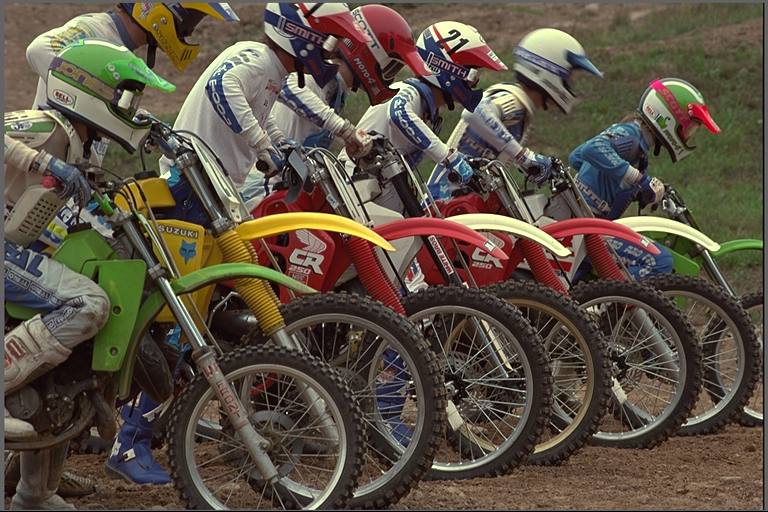
#> input picture Bikes.JPG, 768 x 512 px
$ python -i GradProj.py   (imports and definitions only)
#> lines starting #> are read from the running program, lines starting #| are printed output that depends on the picture
#> further down, picture is the input picture: PIL image 768x512 RGB; mean R, G, B 91.5, 81, 67.5
# Student: Krizia Houston Buck
# Faculty: Dr. Emre Celebi
# University of Central Arkansas
# Summer 2017
# Graduate Project
# GradProj.py (main file)

# PIL for manipulating images
import PIL
from PIL import Image
# time for stopwatch capability
import time
# Online K-Means python file
import OKM


# Read Image #
# [40 lines left out: function readImage, not called in this run]
# end of readImage #


# Manipulate Images - learn to use PIL #
def maniImage(im):
    print (im.format, im.size, im.mode)
#| PNG (768, 512) RGB

    # Rotate an image
    im.rotate(45).show()
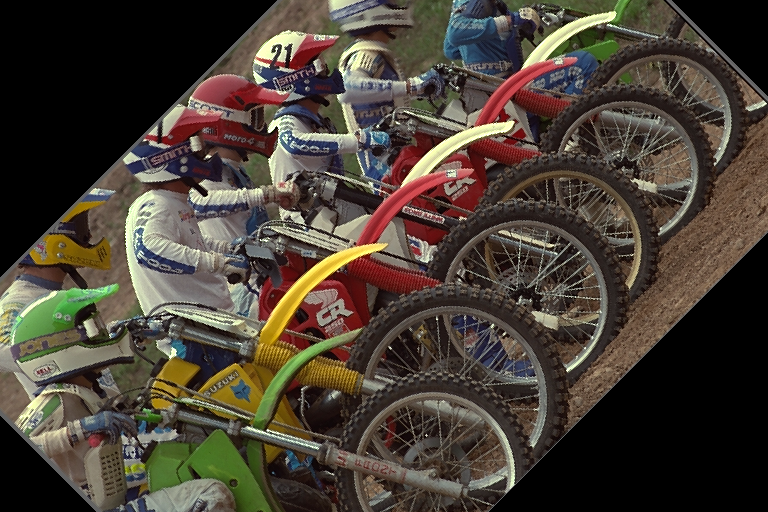
#> shown: PIL image 768x512 RGB; mean R, G, B 73, 64, 53.6

    # multiply each pixel by a constant
    out = im.point(lambda i: i * 2)
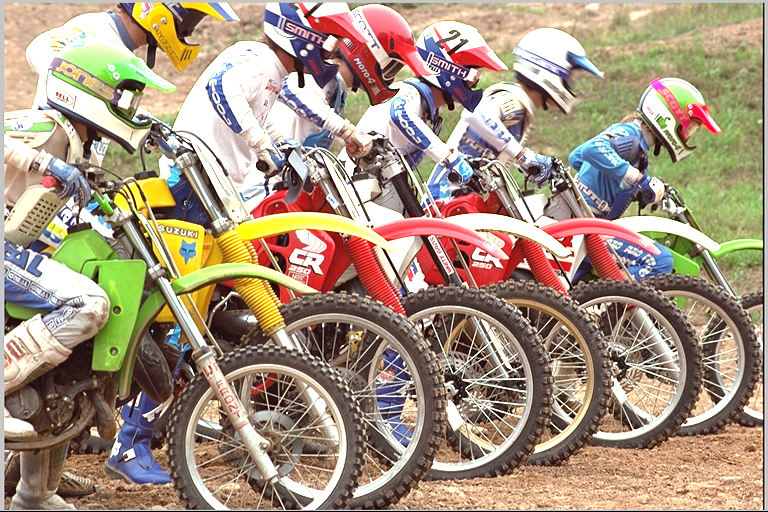
#> out: PIL image 768x512 RGB; mean R, G, B 166.9, 147.7, 127.5
    out.show()

    # Split and merge bands (rgb)
    r, g, b = im.split()
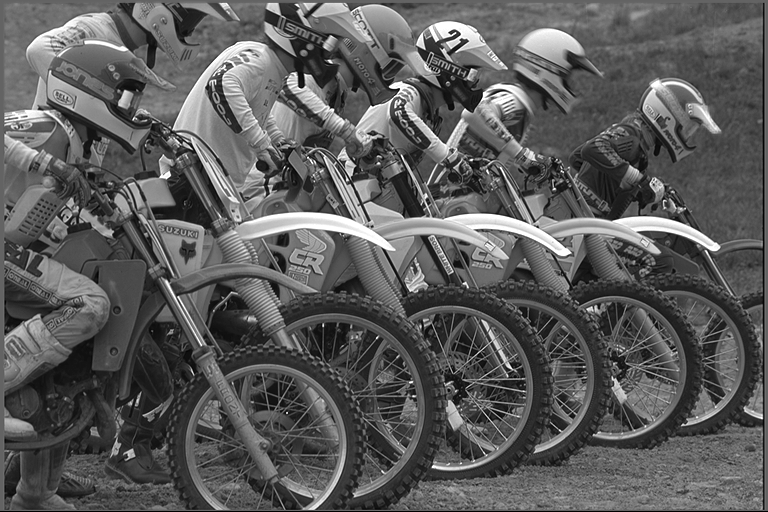
#> r: PIL image 768x512 L; min 0, max 255, mean 91.5
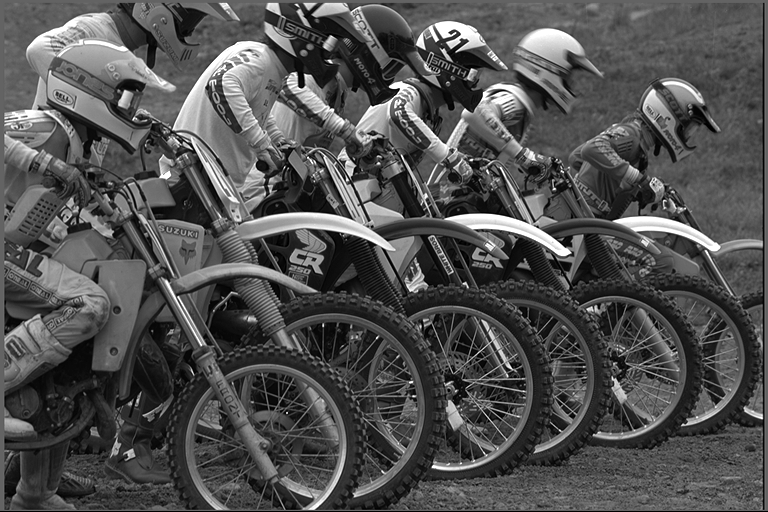
#> g: PIL image 768x512 L; min 0, max 255, mean 81
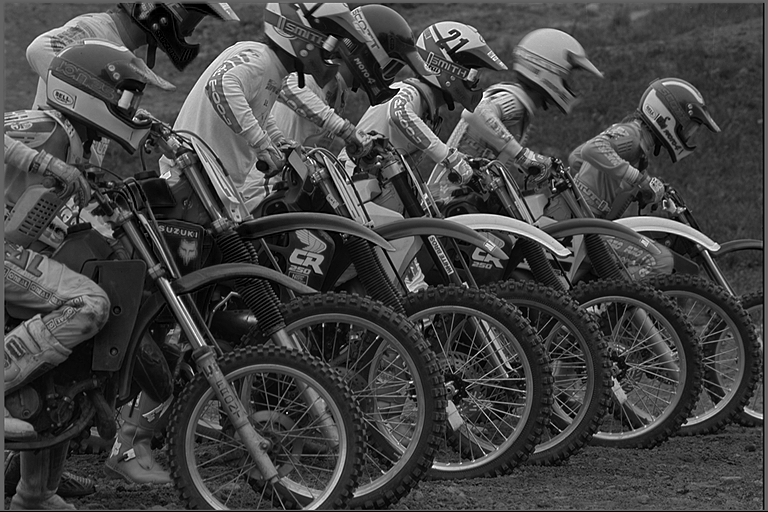
#> b: PIL image 768x512 L; min 0, max 255, mean 67.5
    # [30 lines of commented-out code are left out]
    data = list(im.getdata())
#> data = 393216 items
    print('Get Data: ')
    print(data)
#> (printed output is left out)


    # TESTING THESE IDEAS for individual pixel manipulation
    rpix = r.getpixel((0,5))
#> rpix = 99
    print("r pixel: " + str(rpix))
    p = im.getpixel((0,5))
#> p = (99, 99, 99)
    print("p pixel: " + str(p))
    rint = int(rpix)
#> rint = 99


    # HOW TO CHANGE PIXELS
    rint = 200
    test = im.load()
    for x in range(0,750):
        for y in range(0,1334):
            test[x,y] = (rint, rint, rint)
    im.show()


    # return manipulated image
    return(im)
# end of maniImage #


# All Scenarios Run with only User Input Once #
# [307 lines left out: functions allScenarios, testDriver, run, results, main, not called in this run]
# end of main #


# Call Main #
# [2 lines not run here, left out]
# [57 lines of commented-out code are left out]

>>> from PIL import Image
>>> picture = Image.open('Bikes.JPG')
#> (the run stopped early here; a loop or call above may not have finished)

$ run again, on IMG_5331.JPG
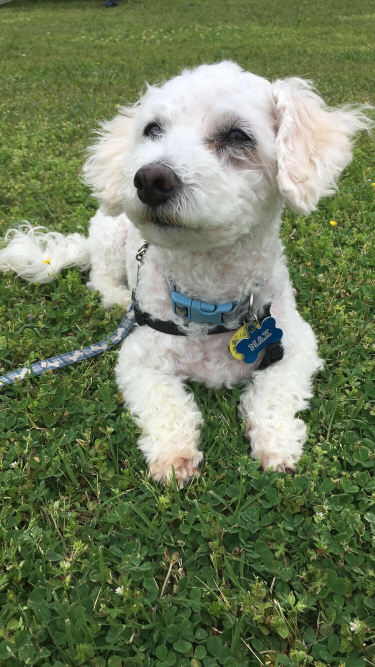
#> input picture IMG_5331.JPG, 750 x 1334 px (shown at 1/2 size)
#> picture is the input picture: PIL image 750x1334 RGB; mean R, G, B 112.3, 124.5, 92.7
#| JPEG (750, 1334) RGB
#> in maniImage, `r, g, b = im.split()`:
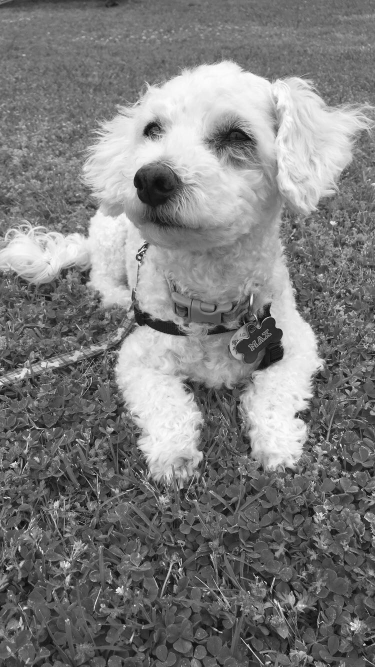
#> g: PIL image 750x1334 L (shown at 1/2 size); min 0, max 255, mean 124.5
#> in maniImage, `r, g, b = im.split()`:
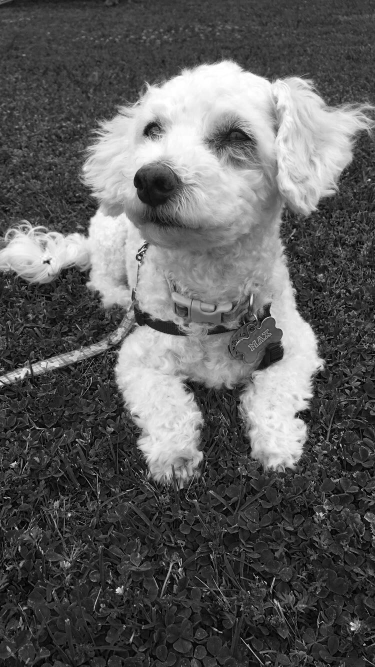
#> b: PIL image 750x1334 L (shown at 1/2 size); min 0, max 255, mean 92.7
#> data = 1000500 items
#> (printed output is left out)
#> rpix = 117
#> p = (117, 124, 106)
#> rint = 117

$ run again, on IMG_5455.JPG
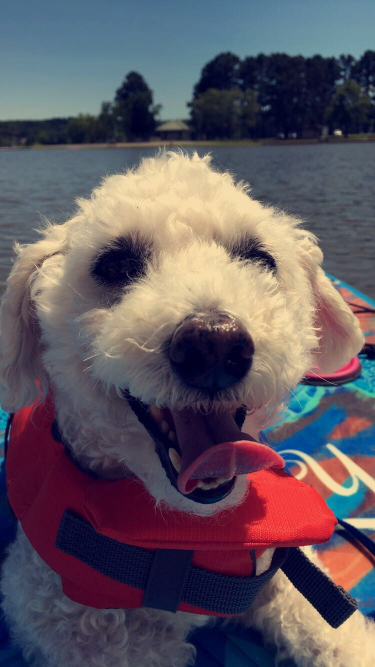
#> input picture IMG_5455.JPG, 750 x 1334 px (shown at 1/2 size)
#> picture is the input picture: PIL image 750x1334 RGB; mean R, G, B 97, 87.3, 96.7
#| JPEG (750, 1334) RGB
#> in maniImage, `r, g, b = im.split()`:
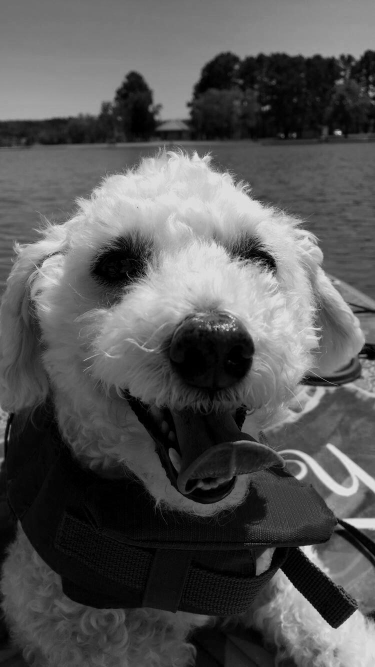
#> g: PIL image 750x1334 L (shown at 1/2 size); min 0, max 242, mean 87.3
#> in maniImage, `r, g, b = im.split()`:
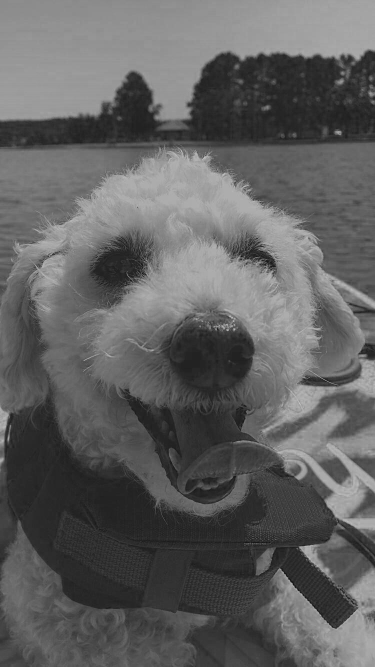
#> b: PIL image 750x1334 L (shown at 1/2 size); min 0, max 213, mean 96.7
#> data = 1000500 items
#> (printed output is left out)
#> rpix = 76
#> p = (76, 111, 139)
#> rint = 76
